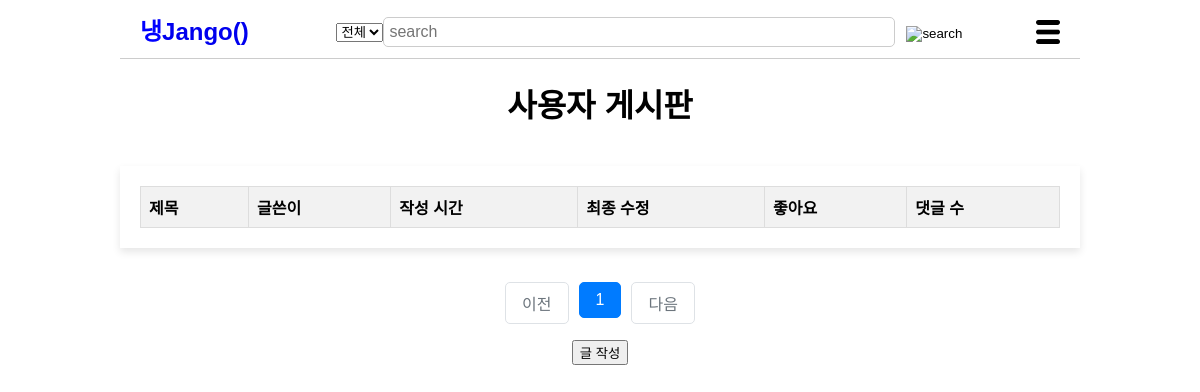
Before: /userlist/ with the older database file.
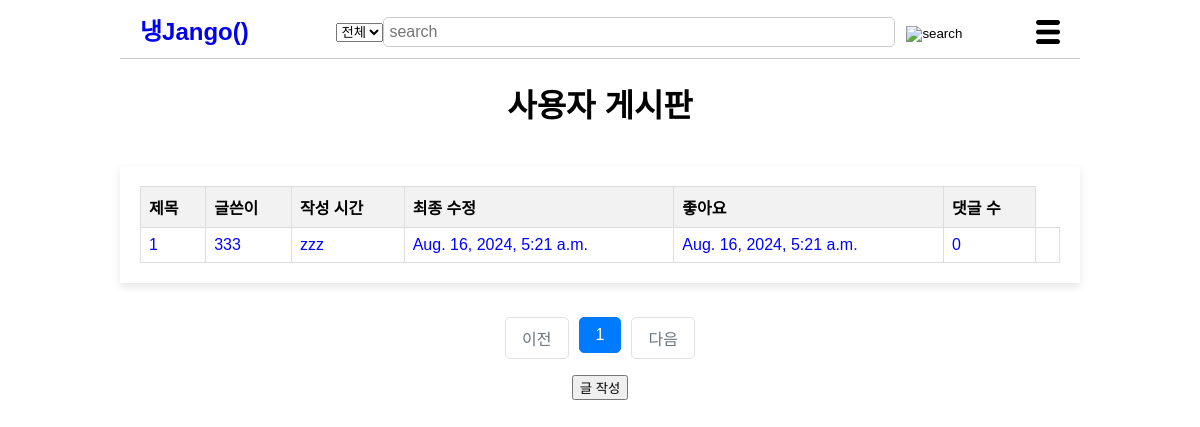
After: the same page with the newer database file.
### post/models.py (models this page shows, shortened)
class Userpost(models.Model):
    title = models.CharField(max_length=200)
    content = models.TextField()
    created_at=models.DateTimeField(auto_now_add=True)
    writer=models.ForeignKey(User, on_delete=models.CASCADE)
    like_users=models.ManyToManyField(settings.AUTH_USER_MODEL, related_name='like_userposts', blank=True)
    updated_at=models.DateTimeField(null=True, blank=True, auto_now=True)

### post/views/userpost_views.py (the view)
# urls.py: path('userlist/', userlist, name='userlist'),
def userlist(request):
    userposts = Userpost.objects.all().order_by('-created_at')
    request.session['previous_page']=request.get_full_path()
    page=request.GET.get('page', '1')
    paginator=Paginator(userposts, 10)
    page_obj=paginator.get_page(page)
    context={
        'userlist': page_obj,
        }
    return render(request, 'userpost.html', context)

### post/templates/userpost.html (shortened to what this page needs)
<!DOCTYPE html>
<html lang="ko">
<head>
    {% load static %}
    <link rel="stylesheet" href="{%static 'css/styles-post.css' %}">
    <!-- {% load static %}
    <link rel="stylesheet" href="styles-post.css"> -->
</head>
<body>
    <header>
        <div class="logo"><a href="{% url 'post:main' %}">
            <span class="blue">냉</span>Jango() </a>
        </div>
        <form method="POST" action="{% url 'post:user_search' user.id %}">
            <div class="search-bar">
                <select name="usersearch_select">
                    <option value="전체">전체</option>
                </select>
                <input type="text" placeholder="search" name="usersearched">
                <button><img src="{% static 'image/search-icon.png' %}" alt="search"></button>
            </div>
        </form>
        <div class="menu-icon">
            <img src="{% static 'image/menu-icon.png' %}" alt="menu">
        </div>
    </header>
    <h1>사용자 게시판</h1>
    <br>
    <div class="container">
        <table>
            <thead>
                <tr>
                    <th>제목</th>
                    <th>글쓴이</th>
                    <th>작성 시간</th>
                    <th>최종 수정</th>
                    <th>좋아요</th>
                    <th>댓글 수</th>
                </tr>
            </thead>
            <tbody>
                {% for userpost in userlist %}
                <tr class ="fixed" data-href="{% url 'post:userShow' userpost.id %}">
                    <td>{{ forloop.counter }}</td>
                    <td>{{ userpost.title }}</td>
                    <td>{{ userpost.writer }}</td>
                    <td>{{ userpost.created_at }}</td>
                    <td>{{ userpost.updated_at }}</td>
                    <td>{{ userpost.like_users.all.count }}</td>
                    <td>{{ userpost.comment_count }}</td>
                </tr>
                {% endfor %}
            </tbody>
        </table>
    </div>
    <br>
    <div>
        <ul class="pagination justify-content-center">
            {% if userlist.has_previous %}
                <li class="page-item">
                    <a class="page-link" href="?page={{ userlist.previous_page_number }}">이전</a>
                </li>
            {% else %}
                <li class="page-item disabled">
                    <a class="page-link" tabindex="-1" aria-disabled="true" href="#">이전</a>
                </li>
            {% endif %}
            {% for page_number in userlist.paginator.page_range %}
            {% if page_number >= userlist.number|add:-5 and page_number <= userlist.number|add:5 %}
            {% if page_number == userlist.number %}
                <li class="page-item active" aria-current="page">
                    <a class="page-link" href="?page={{ page_number }}">{{ page_number }}</a>
                </li>
            {% else %}
                <li class="page-item">
                    <a class="page-link" href="?page={{ page_number }}">{{ page_number }}</a>
                </li>
            {% endif %}
            {% endif %}
            {% endfor %}
            {% if userlist.has_next %}
                <li class="page-item">
                    <a class="page-link" href="?page={{ userlist.next_page_number }}">다음</a>
                </li>
            {% else %}
                <li class="page-item disabled">
                    <a class="page-link" tabindex="-1" aria-disabled="true" href="#">다음</a>
                </li>
            {% endif %}
        </ul>
    </div>
    <a href="{% url 'post:userWrite'%}"><button>글 작성</button></a>
</body>
</html>

Changed rows visible on the page:
added Userpost: title "333", writer "zzz", created_at "Aug. 16, 2024, 5:21 a.m.", updated_at "Aug. 16, 2024, 5:21 a.m.", like_users.all.count "0"
